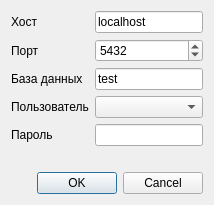
<?xml version="1.0" encoding="UTF-8"?>
<ui version="4.0">
 <class>LoginDialog</class>
 <widget class="QDialog" name="LoginDialog">
  <property name="windowTitle">
   <string>Вход в систему</string>
  </property>
  <layout class="QVBoxLayout" name="verticalLayout">
   <item>
    <layout class="QFormLayout" name="formLayout">
     <item row="0" column="0">
      <widget class="QLabel" name="hostLabel">
       <property name="text">
        <string>Хост</string>
       </property>
      </widget>
     </item>
     <item row="0" column="1">
      <widget class="QLineEdit" name="hostEdit">
       <property name="text">
        <string>localhost</string>
       </property>
      </widget>
     </item>
     <item row="1" column="0">
      <widget class="QLabel" name="portLabel">
       <property name="text">
        <string>Порт</string>
       </property>
      </widget>
     </item>
     <item row="1" column="1">
      <widget class="QSpinBox" name="portSpin">
       <property name="minimum">
        <number>1</number>
       </property>
       <property name="maximum">
        <number>65535</number>
       </property>
       <property name="value">
        <number>5432</number>
       </property>
      </widget>
     </item>
     <item row="2" column="0">
      <widget class="QLabel" name="databaseLabel">
       <property name="text">
        <string>База данных</string>
       </property>
      </widget>
     </item>
     <item row="2" column="1">
      <widget class="QLineEdit" name="databaseEdit">
       <property name="text">
        <string>test</string>
       </property>
      </widget>
     </item>
     <item row="3" column="0">
      <widget class="QLabel" name="userLabel">
       <property name="text">
        <string>Пользователь</string>
       </property>
      </widget>
     </item>
     <item row="3" column="1">
      <widget class="QComboBox" name="userCombo"/>
     </item>
     <item row="4" column="0">
      <widget class="QLabel" name="passwordLabel">
       <property name="text">
        <string>Пароль</string>
       </property>
      </widget>
     </item>
     <item row="4" column="1">
      <widget class="QLineEdit" name="passwordEdit">
       <property name="echoMode">
        <enum>QLineEdit::Password</enum>
       </property>
      </widget>
     </item>
    </layout>
   </item>
   <item>
    <widget class="QLabel" name="errorLabel">
     <property name="wordWrap">
      <bool>true</bool>
     </property>
     <property name="styleSheet">
      <string>color: #c0392b;</string>
     </property>
     <property name="text">
      <string/>
     </property>
    </widget>
   </item>
   <item>
    <widget class="QDialogButtonBox" name="buttonBox">
     <property name="standardButtons">
      <set>QDialogButtonBox::Cancel|QDialogButtonBox::Ok</set>
     </property>
    </widget>
   </item>
  </layout>
 </widget>
 <resources/>
 <connections/>
</ui>
